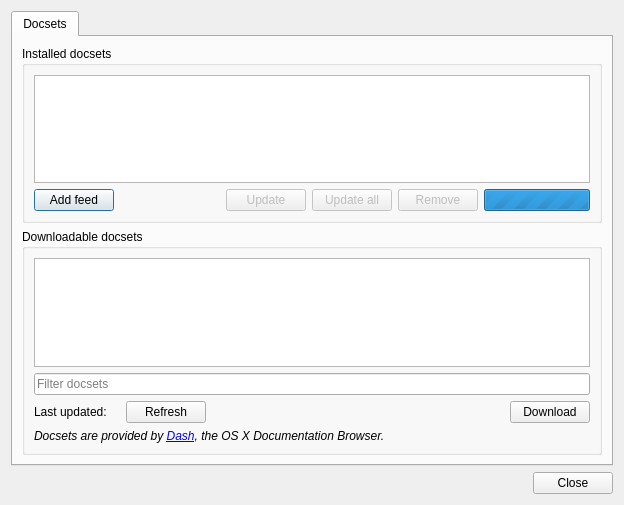
<?xml version="1.0" encoding="UTF-8"?>
<ui version="4.0">
 <class>DocsetsDialog</class>
 <widget class="QDialog" name="DocsetsDialog">
  <property name="windowModality">
   <enum>Qt::ApplicationModal</enum>
  </property>
  <property name="geometry">
   <rect>
    <x>0</x>
    <y>0</y>
    <width>624</width>
    <height>505</height>
   </rect>
  </property>
  <property name="windowTitle">
   <string>Docsets</string>
  </property>
  <layout class="QVBoxLayout" name="verticalLayout">
   <item>
    <widget class="QTabWidget" name="tabWidget">
     <property name="currentIndex">
      <number>0</number>
     </property>
     <widget class="QWidget" name="docsetsTab">
      <attribute name="title">
       <string>Docsets</string>
      </attribute>
      <layout class="QVBoxLayout" name="verticalLayout_5">
       <item>
        <widget class="QGroupBox" name="groupBox_5">
         <property name="title">
          <string>Installed docsets</string>
         </property>
         <layout class="QVBoxLayout" name="verticalLayout_4">
          <item>
           <widget class="QListView" name="installedDocsetList">
            <property name="iconSize">
             <size>
              <width>16</width>
              <height>16</height>
             </size>
            </property>
           </widget>
          </item>
          <item>
           <layout class="QHBoxLayout" name="docsetsActions">
            <item>
             <widget class="QPushButton" name="addFeedButton">
              <property name="text">
               <string>Add feed</string>
              </property>
             </widget>
            </item>
            <item>
             <spacer name="horizontalSpacer">
              <property name="orientation">
               <enum>Qt::Horizontal</enum>
              </property>
              <property name="sizeHint" stdset="0">
               <size>
                <width>40</width>
                <height>20</height>
               </size>
              </property>
             </spacer>
            </item>
            <item>
             <widget class="QPushButton" name="updateSelectedDocsetsButton">
              <property name="enabled">
               <bool>false</bool>
              </property>
              <property name="text">
               <string>Update</string>
              </property>
             </widget>
            </item>
            <item>
             <widget class="QPushButton" name="updateAllDocsetsButton">
              <property name="enabled">
               <bool>false</bool>
              </property>
              <property name="text">
               <string>Update all</string>
              </property>
             </widget>
            </item>
            <item>
             <widget class="QPushButton" name="removeDocsetsButton">
              <property name="enabled">
               <bool>false</bool>
              </property>
              <property name="text">
               <string>Remove</string>
              </property>
             </widget>
            </item>
            <item>
             <widget class="QProgressBar" name="docsetsProgress">
              <property name="maximum">
               <number>0</number>
              </property>
             </widget>
            </item>
           </layout>
          </item>
         </layout>
        </widget>
       </item>
       <item>
        <widget class="QGroupBox" name="downloadableGroup">
         <property name="title">
          <string>Downloadable docsets</string>
         </property>
         <layout class="QVBoxLayout" name="verticalLayout_3">
          <item>
           <widget class="QListWidget" name="availableDocsetList">
            <property name="iconSize">
             <size>
              <width>16</width>
              <height>16</height>
             </size>
            </property>
           </widget>
          </item>
          <item>
           <widget class="QLineEdit" name="docsetFilterInput">
            <property name="placeholderText">
             <string>Filter docsets</string>
            </property>
            <property name="clearButtonEnabled">
             <bool>true</bool>
            </property>
           </widget>
          </item>
          <item>
           <layout class="QHBoxLayout" name="horizontalLayout">
            <item>
             <widget class="QLabel" name="label">
              <property name="text">
               <string>Last updated:</string>
              </property>
             </widget>
            </item>
            <item>
             <widget class="QLabel" name="lastUpdatedLabel">
              <property name="text">
               <string/>
              </property>
             </widget>
            </item>
            <item>
             <widget class="QPushButton" name="refreshButton">
              <property name="text">
               <string>Refresh</string>
              </property>
             </widget>
            </item>
            <item>
             <spacer name="horizontalSpacer_2">
              <property name="orientation">
               <enum>Qt::Horizontal</enum>
              </property>
              <property name="sizeHint" stdset="0">
               <size>
                <width>40</width>
                <height>20</height>
               </size>
              </property>
             </spacer>
            </item>
            <item>
             <widget class="QPushButton" name="downloadDocsetButton">
              <property name="enabled">
               <bool>true</bool>
              </property>
              <property name="text">
               <string>Download</string>
              </property>
             </widget>
            </item>
           </layout>
          </item>
          <item>
           <widget class="QLabel" name="label_4">
            <property name="text">
             <string>&lt;i&gt;Docsets are provided by &lt;a href=&quot;https://kapeli.com/dash&quot;&gt;Dash&lt;/a&gt;, the OS X Documentation Browser.&lt;/i&gt;</string>
            </property>
            <property name="textFormat">
             <enum>Qt::RichText</enum>
            </property>
            <property name="openExternalLinks">
             <bool>true</bool>
            </property>
           </widget>
          </item>
         </layout>
        </widget>
       </item>
      </layout>
     </widget>
    </widget>
   </item>
   <item>
    <widget class="QDialogButtonBox" name="buttonBox">
     <property name="standardButtons">
      <set>QDialogButtonBox::Close</set>
     </property>
    </widget>
   </item>
  </layout>
 </widget>
 <resources/>
 <connections>
  <connection>
   <sender>buttonBox</sender>
   <signal>accepted()</signal>
   <receiver>DocsetsDialog</receiver>
   <slot>accept()</slot>
   <hints>
    <hint type="sourcelabel">
     <x>248</x>
     <y>254</y>
    </hint>
    <hint type="destinationlabel">
     <x>157</x>
     <y>274</y>
    </hint>
   </hints>
  </connection>
  <connection>
   <sender>buttonBox</sender>
   <signal>rejected()</signal>
   <receiver>DocsetsDialog</receiver>
   <slot>reject()</slot>
   <hints>
    <hint type="sourcelabel">
     <x>316</x>
     <y>260</y>
    </hint>
    <hint type="destinationlabel">
     <x>286</x>
     <y>274</y>
    </hint>
   </hints>
  </connection>
 </connections>
</ui>
